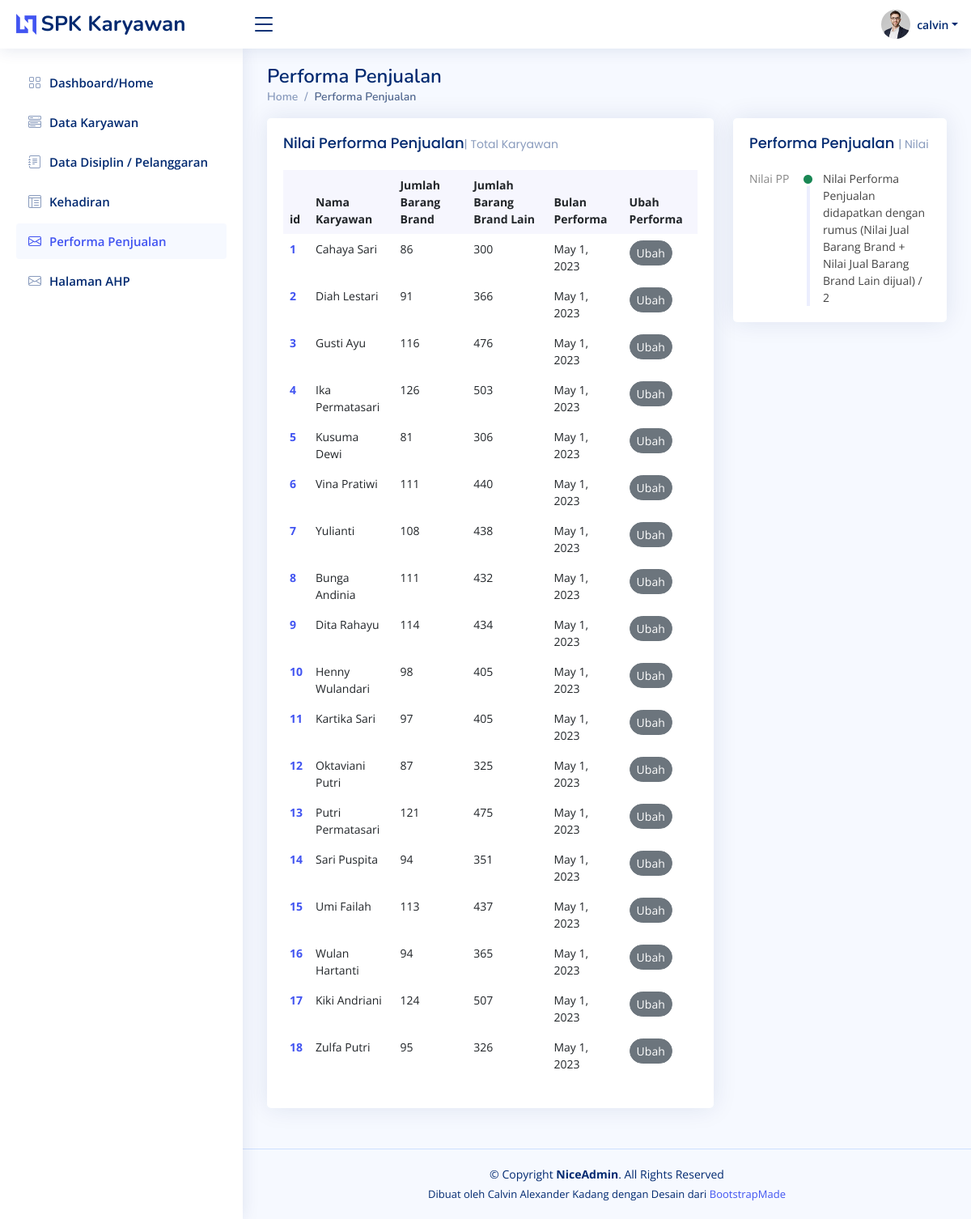
Screenshot of /performapenjualan/ (signed in) with the database file from the repository.
### base/models.py (models this page shows, shortened)
class User(AbstractUser):
    nama = models.CharField(max_length=200, null=True)
    email = models.EmailField(unique=True, null=True)
    brand = models.CharField(max_length=200, null=True)
    tgl_masuk = models.DateTimeField(null=True)
    hari_ini = models.DateTimeField(auto_now=True)
    nilai_pengetahuan_produk = models.DecimalField(null=True, blank=False, max_digits=7, decimal_places=4)
    deskripsi_pengetahuan_produk = models.CharField(max_length=200, null=True, blank=True)
    def __str__(self):
        return f'{self.nama}'

class Performa_Penjualan(models.Model):
    nama = models.ForeignKey(User, on_delete=models.CASCADE)
    jual_brands = models.IntegerField(null=True, blank=False)
    jual_brands_lain = models.IntegerField(null=True, blank=False)
    bulan_performa_penjualan = MonthField("Month Value", help_text="some help...", default='2023-05')

### base/views.py (the view)
# urls.py: path('performapenjualan/', views.performa_penjualan, name='performapenjualan'),
@login_required(login_url='login')
def performa_penjualan(request):
    page = 'performa_penjualan'
    performa_penjualan = Performa_Penjualan.objects.all()
    context = {
        'performa_penjualan': performa_penjualan,
        'page': page
    }
    return render(request, 'base/performa_penjualan.html', context)

### base/templates/base/performa_penjualan.html
{% extends 'main.html' %}
{% load static %}
{% load mathfilters %}
{% block content %}
<main id="main" class="main">
    <div class="pagetitle">
        <h1>Performa Penjualan</h1>
        <nav>
            <ol class="breadcrumb">
                <li class="breadcrumb-item"><a href="{% url 'home' %}">Home</a></li>
                <li class="breadcrumb-item active">Performa Penjualan</li>
            </ol>
        </nav>
    </div>
    <section class="section dashboard">
        <div class="row">
            <div class="col-lg-8">
                <div class="row">
                    <div class="col-12">
                        <div class="card recent-sales overflow-auto">
                            <div class="card-body">
                                <h5 class="card-title">Nilai Performa Penjualan<span>| Total Karyawan {{ kehadiran.count }}</span></h5>
                                <table class="table table-borderless datatable">
                                    <thead>
                                        <tr>
                                            <th scope="col">id</th>
                                            <th scope="col">Nama Karyawan</th>
                                            <th scope="col">Jumlah Barang Brand </th>
                                            <th scope="col">Jumlah Barang Brand Lain</th>
                                            <th scope="col">Bulan Performa</th>
                                            <th scope="col">Ubah Performa</th>
                                        </tr>
                                    </thead>
                                    <tbody>
                                        {% for performa_penjualan in performa_penjualan %}
                                        <tr>
                                            <th scope="row"><a href="#">{{ performa_penjualan.id }}</a></th>
                                            <td>{{ performa_penjualan.nama }}</td>
                                            <td>{{ performa_penjualan.jual_brands }}</td>
                                            <td>{{ performa_penjualan.jual_brands_lain }}</td>
                                            <td>{{ performa_penjualan.bulan_performa_penjualan }}</td>
                                            <td>
                                                <a href="{% url 'ubahperformapenjualan' performa_penjualan.id %}" type="button" class="btn btn-secondary rounded-pill btn-sm">Ubah</a>
                                            </td>
                                        </tr>
                                        {% endfor %}
                                    </tbody>
                                </table>
                            </div>
                        </div>
                    </div>
                </div>
            </div>
            <div class="col-lg-4">
                <div class="card">
                    <div class="card-body">
                        <h5 class="card-title">Performa Penjualan <span>| Nilai</span></h5>
                        <div class="activity">
                            <div class="activity-item d-flex">
                                <div class="activite-label">Nilai PP</div>
                                <i class='bi bi-circle-fill activity-badge text-success align-self-start'></i>
                                <div class="activity-content">
                                    Nilai Performa Penjualan didapatkan dengan rumus (Nilai Jual Barang Brand + Nilai Jual Barang Brand Lain
                                    dijual) / 2
                                </div>
                            </div>
                        </div>
                    </div>
                </div>
            </div>
        </div>
    </section>
</main>
{% endblock content %}

### templates/navbar.html (shortened to what this page needs)
{% load static %}
<header id="header" class="header fixed-top d-flex align-items-center">
    <div class="d-flex align-items-center justify-content-between">
        {% if request.user.is_staff %}
            <a href="{% url 'home' %}" class="logo d-flex align-items-center">
                <img src="{% static 'assets/img/logo.png'%}" alt="">
                <span class="d-none d-lg-block">SPK Karyawan</span>
            </a>
            <i class="bi bi-list toggle-sidebar-btn"></i>
        {% else %}
                <a href="{% url 'home1' %}" class="logo d-flex align-items-center">
                    <img src="{% static 'assets/img/logo.png'%}" alt="">
                    <span class="d-none d-lg-block">SPK Karyawan</span>
                </a>
                <i class="bi bi-list toggle-sidebar-btn"></i>
        {% endif %}
    </div>
    <nav class="header-nav ms-auto">
        <ul class="d-flex align-items-center">
            <li class="nav-item dropdown pe-3">
                <a class="nav-link nav-profile d-flex align-items-center pe-0" href="#" data-bs-toggle="dropdown">
                    <img src="{% static 'assets/img/profile-img.jpg'%}" alt="Profile" class="rounded-circle">
                    <span class="d-none d-md-block dropdown-toggle ps-2">{{ request.user.username }}</span>
                </a>
            </li>
        </ul>
    </nav>
</header>
<aside id="sidebar" class="sidebar">
    <ul class="sidebar-nav" id="sidebar-nav">
        {% if request.user.is_staff %}
            {% if page == 'home' %}
                <li class="nav-item">
                    <a class="nav-link " href="{% url 'home' %}">
                        <i class="bi bi-grid"></i>
                        <span>Dashboard/Home</span>
                    </a>
                </li>
            {% else %}
                <li class="nav-item">
                    <a class="nav-link collapsed" href="{% url 'home' %}">
                        <i class="bi bi-grid"></i>
                        <span>Dashboard/Home</span>
                    </a>
                </li>
            {% endif %}
        {% endif %}
        {% if request.user.is_staff %}
            {% if page == 'karyawan' %}
                <li class="nav-item">
                    <a class="nav-link " href="{% url 'data_karyawan' %}">
                        <i class="bi bi-menu-button-wide"></i>
                        <span>Data Karyawan</span>
                    </a>
                </li>
            {% else %}
                <li class="nav-item">
                    <a class="nav-link collapsed" href="{% url 'data_karyawan' %}">
                        <i class="bi bi-menu-button-wide"></i>
                        <span>Data Karyawan</span>
                    </a>
                </li>
            {% endif %}
            {% if page == 'disiplin' %}
                <li class="nav-item">
                    <a class="nav-link " href="{% url 'disiplin' %}">
                        <i class="bi bi-journal-text"></i>
                        <span>Data Disiplin / Pelanggaran</span>
                    </a>
                </li>
            {% else %}
                <li class="nav-item">
                    <a class="nav-link collapsed" href="{% url 'disiplin' %}">
                        <i class="bi bi-journal-text"></i>
                        <span>Data Disiplin / Pelanggaran</span>
                    </a>
                </li>
            {% endif %}
            {% if page == 'kehadiran' %}
                <li class="nav-item">
                    <a class="nav-link " href="{% url 'kehadiran' %}">
                        <i class="bi bi-layout-text-window-reverse"></i>
                        <span>Kehadiran</span>
                    </a>
                </li>
            {% else %}
                <li class="nav-item">
                    <a class="nav-link collapsed" href="{% url 'kehadiran' %}">
                        <i class="bi bi-layout-text-window-reverse"></i>
                        <span>Kehadiran</span>
                    </a>
                </li>
            {% endif %}
            {% if page == 'performa_penjualan' %}
                <li class="nav-item">
                    <a class="nav-link " href="{% url 'performapenjualan' %}">
                        <i class="bi bi-envelope"></i>
                        <span>Performa Penjualan</span>
                    </a>
                </li>
            {% endif %}
            {% if page == 'ahp' %}
            <li class="nav-item">
                <a class="nav-link " href="{% url 'nilai_ahp' %}">
                    <i class="bi bi-envelope"></i>
                    <span>Halaman AHP</span>
                </a>
            </li>
            {% else %}
            <li class="nav-item">
                <a class="nav-link collapsed" href="{% url 'nilai_ahp' %}">
                    <i class="bi bi-envelope"></i>
                    <span>Halaman AHP</span>
                </a>
            </li>
            {% endif %}
        {% endif %}
    </ul>
</aside>

### static/assets/css/style.css (style rules this page uses)
:root { scroll-behavior: smooth; }
body { font-family: "Open Sans", sans-serif; background: #f6f9ff; color: #444444; }
a { color: #4154f1; text-decoration: none; }
h1, h2, h3, h4, h5, h6 { font-family: "Nunito", sans-serif; }
#main { margin-top: 60px; padding: 20px 30px; transition: all 0.3s; }
.pagetitle { margin-bottom: 10px; }
.pagetitle h1 { font-size: 24px; margin-bottom: 0; font-weight: 600; color: #012970; }
.card { margin-bottom: 30px; border: none; border-radius: 5px; box-shadow: 0px 0 30px rgba(1, 41, 112, 0.1); }
.card-title { padding: 20px 0 15px 0; font-size: 18px; font-weight: 500; color: #012970; font-family: "Poppins", sans-serif; }
.card-title span { color: #899bbd; font-size: 14px; font-weight: 400; }
.card-body { padding: 0 20px 20px 20px; }
.breadcrumb { font-size: 14px; font-family: "Nunito", sans-serif; color: #899bbd; font-weight: 600; }
.breadcrumb a { color: #899bbd; transition: 0.3s; }
.breadcrumb .breadcrumb-item::before { color: #899bbd; }
.breadcrumb .active { color: #51678f; font-weight: 600; }
.logo { line-height: 1; }
@media (min-width: 1200px) { .logo { width: 280px; } }
.logo img { max-height: 26px; margin-right: 6px; }
.logo span { font-size: 26px; font-weight: 700; color: #012970; font-family: "Nunito", sans-serif; }
.header { transition: all 0.5s; z-index: 997; height: 60px; box-shadow: 0px 2px 20px rgba(1, 41, 112, 0.1); background-color: #fff; padding-left: 20px; }
.header .toggle-sidebar-btn { font-size: 32px; padding-left: 10px; cursor: pointer; color: #012970; }
.header-nav ul { list-style: none; }
.header-nav>ul { margin: 0; padding: 0; }
.header-nav .nav-profile { color: #012970; }
.header-nav .nav-profile img { max-height: 36px; }
.header-nav .nav-profile span { font-size: 14px; font-weight: 600; }
.sidebar { position: fixed; top: 60px; left: 0; bottom: 0; width: 300px; z-index: 996; transition: all 0.3s; padding: 20px; overflow-y: auto; scrollbar-width: thin; scrollbar-color: #aab7cf transparent; box-shadow: 0px 0px 20px rgba(1, 41, 112, 0.1); background-color: #fff; }
@media (min-width: 1200px) { #main, #footer { margin-left: 300px; } }
.sidebar-nav { padding: 0; margin: 0; list-style: none; }
.sidebar-nav li { padding: 0; margin: 0; list-style: none; }
.sidebar-nav .nav-item { margin-bottom: 5px; }
.sidebar-nav .nav-link { display: flex; align-items: center; font-size: 15px; font-weight: 600; color: #4154f1; transition: 0.3; background: #f6f9ff; padding: 10px 15px; border-radius: 4px; }
.sidebar-nav .nav-link i { font-size: 16px; margin-right: 10px; color: #4154f1; }
.sidebar-nav .nav-link.collapsed { color: #012970; background: #fff; }
.sidebar-nav .nav-link.collapsed i { color: #899bbd; }
.dashboard .activity { font-size: 14px; }
.dashboard .activity .activity-item .activite-label { color: #888; position: relative; flex-shrink: 0; flex-grow: 0; min-width: 64px; }
.dashboard .activity .activity-item .activite-label::before { content: ""; position: absolute; right: -11px; width: 4px; top: 0; bottom: 0; background-color: #eceefe; }
.dashboard .activity .activity-item .activity-badge { margin-top: 3px; z-index: 1; font-size: 11px; line-height: 0; border-radius: 50%; flex-shrink: 0; border: 3px solid #fff; flex-grow: 0; }
.dashboard .activity .activity-item .activity-content { padding-left: 10px; padding-bottom: 20px; }
.dashboard .activity .activity-item:first-child .activite-label::before { top: 5px; }
.dashboard .activity .activity-item:last-child .activity-content { padding-bottom: 0; }
.dashboard .recent-sales { font-size: 14px; }
.dashboard .recent-sales .table thead { background: #f6f6fe; }
.dashboard .recent-sales .table thead th { border: 0; }

### rows the page displays
User: user.username "calvin"
Performa_Penjualan: id "1", nama "Cahaya Sari", jual_brands "86", jual_brands_lain "300", bulan_performa_penjualan "May 1, 2023"
Performa_Penjualan: id "2", nama "Diah Lestari", jual_brands "91", jual_brands_lain "366", bulan_performa_penjualan "May 1, 2023"
Performa_Penjualan: id "3", nama "Gusti Ayu", jual_brands "116", jual_brands_lain "476", bulan_performa_penjualan "May 1, 2023"
Performa_Penjualan: id "4", nama "Ika Permatasari", jual_brands "126", jual_brands_lain "503", bulan_performa_penjualan "May 1, 2023"
Performa_Penjualan: id "5", nama "Kusuma Dewi", jual_brands "81", jual_brands_lain "306", bulan_performa_penjualan "May 1, 2023"
Performa_Penjualan: id "6", nama "Vina Pratiwi", jual_brands "111", jual_brands_lain "440", bulan_performa_penjualan "May 1, 2023"
Performa_Penjualan: id "7", nama "Yulianti", jual_brands "108", jual_brands_lain "438", bulan_performa_penjualan "May 1, 2023"
Performa_Penjualan: id "8", nama "Bunga Andinia", jual_brands "111", jual_brands_lain "432", bulan_performa_penjualan "May 1, 2023"
Performa_Penjualan: id "9", nama "Dita Rahayu", jual_brands "114", jual_brands_lain "434", bulan_performa_penjualan "May 1, 2023"
Performa_Penjualan: id "10", nama "Henny Wulandari", jual_brands "98", jual_brands_lain "405", bulan_performa_penjualan "May 1, 2023"
Performa_Penjualan: id "11", nama "Kartika Sari", jual_brands "97", jual_brands_lain "405", bulan_performa_penjualan "May 1, 2023"
Performa_Penjualan: id "12", nama "Oktaviani Putri", jual_brands "87", jual_brands_lain "325", bulan_performa_penjualan "May 1, 2023"
Performa_Penjualan: id "13", nama "Putri Permatasari", jual_brands "121", jual_brands_lain "475", bulan_performa_penjualan "May 1, 2023"
Performa_Penjualan: id "14", nama "Sari Puspita", jual_brands "94", jual_brands_lain "351", bulan_performa_penjualan "May 1, 2023"
Performa_Penjualan: id "15", nama "Umi Failah", jual_brands "113", jual_brands_lain "437", bulan_performa_penjualan "May 1, 2023"
Performa_Penjualan: id "16", nama "Wulan Hartanti", jual_brands "94", jual_brands_lain "365", bulan_performa_penjualan "May 1, 2023"
Performa_Penjualan: id "17", nama "Kiki Andriani", jual_brands "124", jual_brands_lain "507", bulan_performa_penjualan "May 1, 2023"
Performa_Penjualan: id "18", nama "Zulfa Putri", jual_brands "95", jual_brands_lain "326", bulan_performa_penjualan "May 1, 2023"
